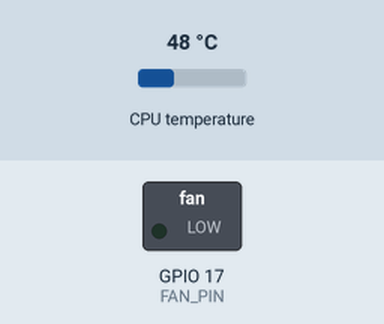
Simulated run of this program. Board: Raspberry Pi (BCM pin numbers). Shown: switched loads named in the program (green lamp = pin HIGH). Inputs (shaded band) come from the test bench; at power-on: CPU temperature 48 °C. Files the program writes start out absent.

Above: at 1.2 s.
1.3 s: CPU temperature set to 58 °C
At 7.7 s:
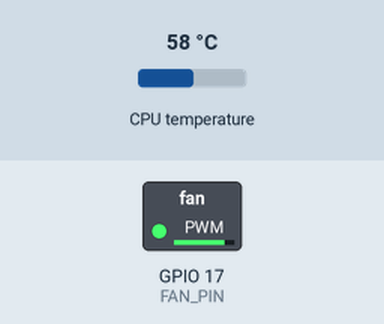
Timing chart, 0 to 11.4 s (numbered marks = the images above; inputs shaded):
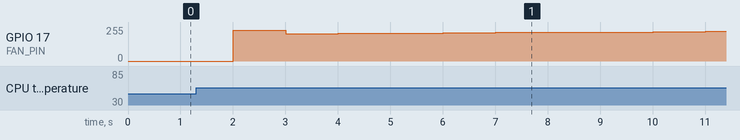

The program:

pid_fan_ctrl.py
```python
#!/usr/bin/python
# -*- coding: utf-8 -*-

# This python program reads the CPU temperature of the Raspberry Pi and adjusts the
# cooling fan speed accordingly, using a PID (Proportional-Integral-Derivative)
# algorithm.

# This file is heavily based on the one by Aerandir14 on
# https://www.instructables.com/id/PWM-Regulated-Fan-Based-on-CPU-Temperature-for-Ras/

import RPi.GPIO as GPIO
import time
import sys

# Configuration
FAN_PIN  = 17  # BCM pin used to drive transistor's base
dt       =  1  # [s] Time to wait between each refresh
PWM_FREQ = 25  # [Hz] Change this value if fan has strange behavior
setpoint = 50  # Setpoint (desired) temperature

# Setup GPIO pin
GPIO.setmode(GPIO.BCM)
GPIO.setup(FAN_PIN, GPIO.OUT, initial=GPIO.LOW)
fan = GPIO.PWM(FAN_PIN, PWM_FREQ)
fan.start(0)

i = 0
cpuTemp     = 0
fanSpeed    = 0
cpuTempOld  = 0
fanSpeedOld = 0
integral    = 0
errorOld    = 0
output      = 0

# You will probably need to tweak these constants to suit your needs
Kp = 10
Ki = 0.1
Kd = 1

try:
    while 1:
        # Read CPU temperature
        cpuTempFile = open("/sys/class/thermal/thermal_zone0/temp", "r")
        cpuTemp = float(cpuTempFile.read()) / 1000
        cpuTempFile.close()

        # Perform PID routine - taken almost verbatim from https://en.wikipedia.org/wiki/PID_controller#Pseudocode
        error = setpoint - cpuTemp

        if 0<output<100: # Integral should not build up outside of the controllable range
          integral   = integral + error * dt

        derivative = (error - errorOld) / dt
        output     = int(min(100,max(0,-(Kp*error + Ki*integral + Kd*derivative))))
        errorOld   = error

        fan.ChangeDutyCycle(output)

        # Store current fan setting in text file for sending to data handler (not necessary for fan to function)
        file=open("fan.txt","w")
        file.write("%s" % output + "\n")
        file.close

        # Log CPU temp, error and output to log file - mostly for debugging purposes
        file=open("fan.log","a")
        file.write("%.2f" % cpuTemp + ", %.2f" % error + ", %s" % output + "\n")
        file.close

        time.sleep(dt)


# If a keyboard interrupt occurs (ctrl + c), the GPIO is set to 0 and the program exits.
except KeyboardInterrupt:
    print("Fan ctrl interrupted by keyboard")
    GPIO.cleanup()
    sys.exit()
```

Measured:
- after the input at 1.3 s, GPIO 17 (FAN_PIN): 0/255 → 230/255 after 0.70 s, → 204/255 1.0 s later, → 207/255 1.0 s later, → 209/255 1.0 s later, … (9 changes in this stretch)
